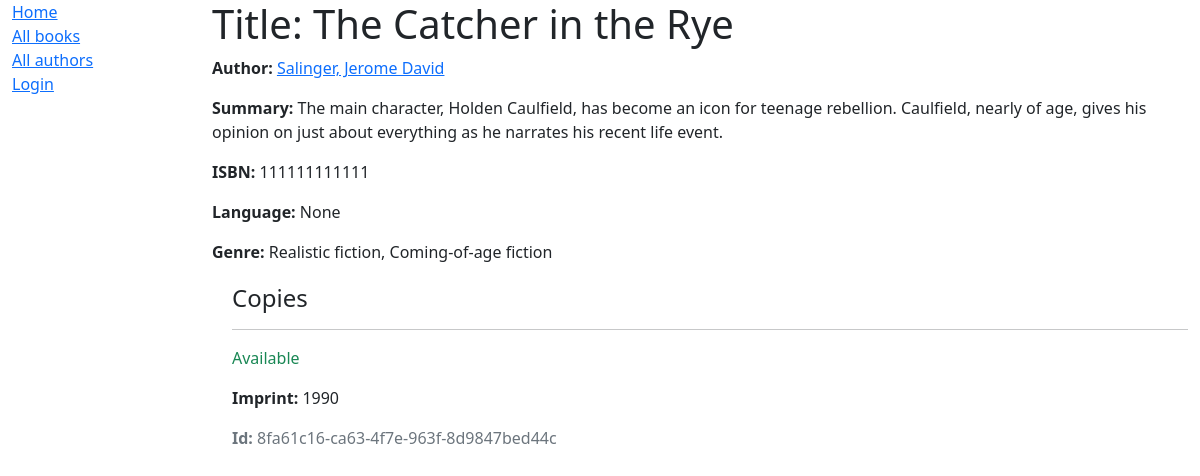
/catalog/book/1, run on the app's committed database.
### catalog/models.py (models this page shows, shortened)
class Book(models.Model):
    title = models.CharField(max_length=200)
    author = models.ForeignKey('Author', on_delete=models.SET_NULL, null=True)
    summary = models.TextField(max_length=1000, help_text='Enter a brief description of the book')
    isbn = models.CharField('ISBN', max_length=12, unique=True,
                            help_text=
                            '13 Character <a href="https://www.isbn-international.org/content/what-isbn")>ISBN number</a>')
    genre = models.ManyToManyField(Genre, help_text='Select a genre for this book')
    language = models.ForeignKey('Language', on_delete=models.SET_NULL, null=True)
    def display_genre(self):
        """Create a string for the Genre. This is required to display genre in Admin."""
        return ', '.join(genre.name for genre in self.genre.all()[:3])
    display_genre.short_description = 'Genre'

class Author(models.Model):
    first_name = models.CharField(max_length=100)
    last_name = models.CharField(max_length=100)
    date_of_birth = models.DateField(null=True, blank=True)
    date_of_death = models.DateField('died', null=True, blank=True)
    class Meta:
        ordering = ['last_name', 'first_name']
    def get_absolute_url(self):
        return reverse('author-detail', args=[str(self.id)])
    def __str__(self):
        return f'{self.last_name}, {self.first_name}'

class Genre(models.Model):
    name = models.CharField(max_length=200, help_text='Enter a book genre (e.g. Science Fiction)')
    def __str__(self):
        return self.name

class BookInstance(models.Model):
    id = models.UUIDField(primary_key=True, default=uuid.uuid4, help_text=
    'Unique ID for this particular book across whole library')
    book = models.ForeignKey('Book', on_delete=models.RESTRICT, null=True)
    imprint = models.CharField(max_length=200)
    due_back = models.DateField(null=True, blank=True)
    LOAN_STATUS = (
        ('m', 'Maintenance'),
        ('o', 'On loan'),
        ('a', 'Available'),
        ('r', 'Reserved'),
    )
    status = models.CharField(
        max_length=1,
        choices=LOAN_STATUS,
        blank=True,
        default='m',
        help_text='Book availability',
    )
    class Meta:
        ordering = ['due_back']
        permissions = (("can_mark_returned", "Set book as returned"),)
    borrower = models.ForeignKey(User, on_delete=models.SET_NULL, null=True, blank=True)

### catalog/views.py (the view)
# urls.py: path('book/<int:pk>', views.BookDetailView.as_view(), name='book-detail'),
class BookDetailView(generic.DetailView):
    model = Book

### catalog/templates/catalog/book_detail.html (shortened to what this page needs)
{% extends "base_generic.html" %}
{% block content %}
  <h1>Title: {{ book.title }}</h1>
  <p><strong>Author:</strong> <a href="{{ book.author.get_absolute_url }}">{{ book.author }}</a></p>
  <p><strong>Summary:</strong> {{ book.summary }}</p>
  <p><strong>ISBN:</strong> {{ book.isbn }}</p>
  <p><strong>Language:</strong> {{ book.language }}</p>
  <p><strong>Genre:</strong> {{ book.genre.all|join:", " }}</p>
  <div style="margin-left:20px;margin-top:20px">
    <h4>Copies</h4>
    {% for copy in book.bookinstance_set.all %}
      <hr>
      <p class="{% if copy.status == 'a' %}text-success{% elif copy.status == 'm' %}text-danger{% else %}text-warning{% endif %}">
        {{ copy.get_status_display }}
      </p>
      <p><strong>Imprint:</strong> {{ copy.imprint }}</p>
      <p class="text-muted"><strong>Id:</strong> {{ copy.id }}</p>
    {% endfor %}
  </div>
{% endblock %}

### data on the page
Book: author "Salinger, Jerome David", summary "The main character, Holden Caulfield, has become an icon for teenage rebellion. Caulfield, nearly of age, gives his opinion on just about everything as he narrates his recent life event.", isbn "111111111111", language "None", genre.all "Realistic fiction, Coming-of-age fiction"
BookInstance: status "Available", imprint "1990", id "8fa61c16-ca63-4f7e-963f-8d9847bed44c"
